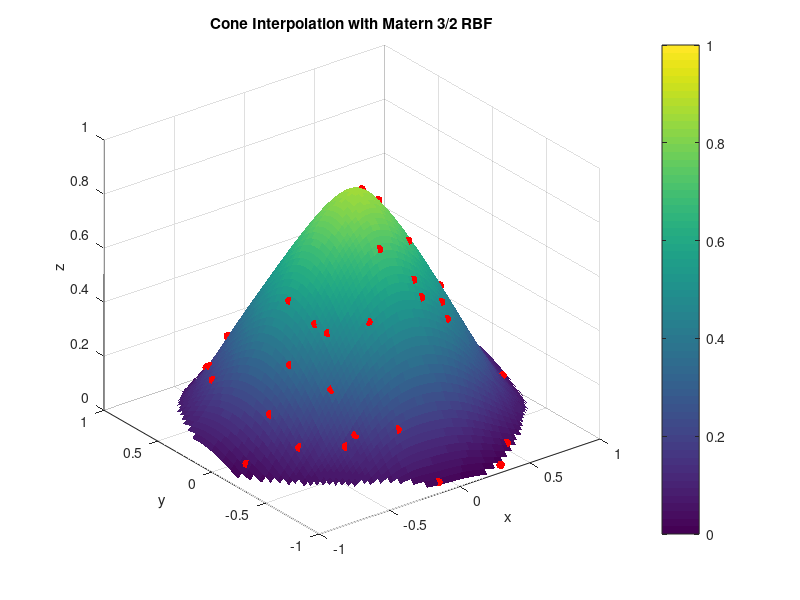
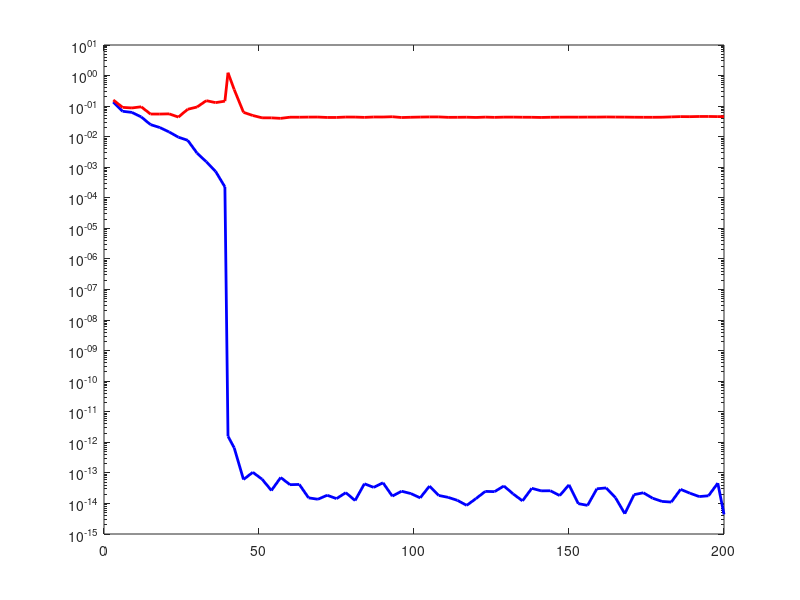

The MATLAB script that drew these images, in order: (Note: this script raises an error after producing the figures.)
% =========================================================
% PART 1: Cone Interpolation with Gaussian Kernel
% =========================================================

clear; clc; close all;
rng(42);

N  = 40;
ep = 3;

% Generate random points inside the unit disk
theta = 2 * pi * rand(N, 1);
r     = sqrt(rand(N, 1));
x     = r .* cos(theta);
y     = r .* sin(theta);

% Evaluate the cone function
f = 1 - sqrt(x.^2 + y.^2);

% Build Matern 3/2 kernel matrix
A = zeros(N, N);
for i = 1:N
    for j = 1:N
        d2     = (x(i) - x(j))^2 + (y(i) - y(j))^2;
        d = sqrt(d2);
        A(i,j) = (1 + ep*d) * exp(-ep*d);
    end
end

% Solve for coefficients
c = A \ f;

% Evaluate on grid
[xg, yg] = meshgrid(linspace(-1, 1, 80));
zg = nan(size(xg));

for k = 1:numel(xg)
    if xg(k)^2 + yg(k)^2 <= 1
        total = 0;
        for j = 1:N
            d2    = (xg(k) - x(j))^2 + (yg(k) - y(j))^2;
            d = sqrt(d2);
            total = total + c(j) * (1 + ep*d) * exp(-ep*d);
        end
        zg(k) = total;
    end
end

% Figure 1 - Cone surface
figure(1);
surf(xg, yg, zg, 'EdgeColor', 'none');
hold on;
scatter3(x, y, f, 40, 'r', 'filled');
title('Cone Interpolation with Matern 3/2 RBF');
xlabel('x'); ylabel('y'); zlabel('z');
view(3); colorbar;
hold off;

% =========================================================
% PART 2: Double Descent - Cone + Gaussian
% =========================================================

% Generate test points
Nt      = 200;
theta_t = 2 * pi * rand(Nt, 1);
r_t     = sqrt(rand(Nt, 1));
xt      = r_t .* cos(theta_t);
yt      = r_t .* sin(theta_t);
ft      = 1 - sqrt(xt.^2 + yt.^2);


% Generate well-distributed nested centers
M_max = 200;

% Create candidate points inside the unit disk
rng(42);
num_candidates = 5000;
theta_c = 2*pi*rand(num_candidates,1);
r_c = sqrt(rand(num_candidates,1));

candidates = [r_c.*cos(theta_c), r_c.*sin(theta_c)];

% Select centers using farthest-point sampling
centers = zeros(M_max,2);
centers(1,:) = [0,0];

min_dist2 = sum((candidates-centers(1,:)).^2,2);

for j = 2:M_max
    [~,idx] = max(min_dist2);
    centers(j,:) = candidates(idx,:);

    new_dist2 = sum((candidates-centers(j,:)).^2,2);
    min_dist2 = min(min_dist2,new_dist2);
end

xc_all = centers(:,1);
yc_all = centers(:,2);


% Loop over M up to 200

M_list = unique([3:3:200, N, 200]);
err_train_fix  = zeros(size(M_list));
err_test_fix   = zeros(size(M_list));
err_train_adap = zeros(size(M_list));
err_test_adap  = zeros(size(M_list));

for idx = 1:length(M_list)
    M = M_list(idx);

    % Nested: always keep previous centers
    xc = xc_all(1:M);
    yc = yc_all(1:M);

    % Fixed and adaptive shape parameter
    ep_fix  = 3;
    ep_adap = sqrt(M) / 2;

    % --- Fixed ep: training matrix ---
    B = zeros(N, M);
    for i = 1:N
        for j = 1:M
            d2     = (x(i) - xc(j))^2 + (y(i) - yc(j))^2;
            d = sqrt(d2);
            B(i,j) = (1 + ep_fix*d) * exp(-ep_fix*d);
        end
    end
    coef               = pinv(B) * f;
    f_approx           = B * coef;
    err_train_fix(idx) = norm(f - f_approx) / norm(f);

    % Fixed ep: test matrix
    Bt = zeros(Nt, M);
    for i = 1:Nt
        for j = 1:M
            d2      = (xt(i) - xc(j))^2 + (yt(i) - yc(j))^2;
            d = sqrt(d2);
            Bt(i,j) = (1 + ep_fix*d) * exp(-ep_fix*d);
        end
    end
    ft_approx         = Bt * coef;
    err_test_fix(idx) = norm(ft - ft_approx) / norm(ft);

    % --- Adaptive ep: training matrix ---
    B2 = zeros(N, M);
    for i = 1:N
        for j = 1:M
            d2      = (x(i) - xc(j))^2 + (y(i) - yc(j))^2;
            d = sqrt(d2);
            B2(i,j) = (1 + ep_adap*d) * exp(-ep_adap*d);
        end
    end
    coef2               = pinv(B2) * f;
    f_approx2           = B2 * coef2;
    err_train_adap(idx) = norm(f - f_approx2) / norm(f);

    % Adaptive ep: test matrix
    Bt2 = zeros(Nt, M);
    for i = 1:Nt
        for j = 1:M
            d2       = (xt(i) - xc(j))^2 + (yt(i) - yc(j))^2;
            d = sqrt(d2);
            Bt2(i,j) = (1 + ep_adap*d) * exp(-ep_adap*d);
        end
    end
    ft_approx2         = Bt2 * coef2;
    err_test_adap(idx) = norm(ft - ft_approx2) / norm(ft);

end

% Figure 2 - Fixed ep double descent
figure(2);
semilogy(M_list, err_train_fix, 'b-', 'LineWidth', 2);
hold on;
semilogy(M_list, err_test_fix, 'r-', 'LineWidth', 2);
xline(N, '--k', 'LineWidth', 1.5);
text(N + 1, max(err_test_fix) * 0.5, 'M = N', 'FontSize', 10);
xlabel('Number of Kernel Centers M');
ylabel('Relative Error (log scale)');
title('Cone + Matern 3/2: Fixed ep = 3, Nested Centers');
legend('Training Error', 'Test Error', 'Location', 'northeast');
grid on;
hold off;

% Figure 3 - Adaptive ep double descent
figure(3);
semilogy(M_list, err_train_adap, 'b-', 'LineWidth', 2);
hold on;
semilogy(M_list, err_test_adap, 'r-', 'LineWidth', 2);
xline(N, '--k', 'LineWidth', 1.5);
text(N + 1, max(err_test_adap) * 0.5, 'M = N', 'FontSize', 10);
xlabel('Number of Kernel Centers M');
ylabel('Relative Error (log scale)');
title('Cone + Matern 3/2: Adaptive ep = sqrt(M)/2, Nested Centers');
legend('Training Error', 'Test Error', 'Location', 'northeast');
grid on;
hold off;

% Figure 4 - Distribution of nested kernel centers
figure(4);

scatter(xc_all(1:40), yc_all(1:40), 40, 'b', 'filled');
hold on;

t = linspace(0, 2*pi, 300);
plot(cos(t), sin(t), 'k-', 'LineWidth', 1.5);

axis equal;
xlim([-1.1 1.1]);
ylim([-1.1 1.1]);
grid on;

xlabel('x');
ylabel('y');
title('Distribution of First 40 Nested Kernel Centers');

hold off;
